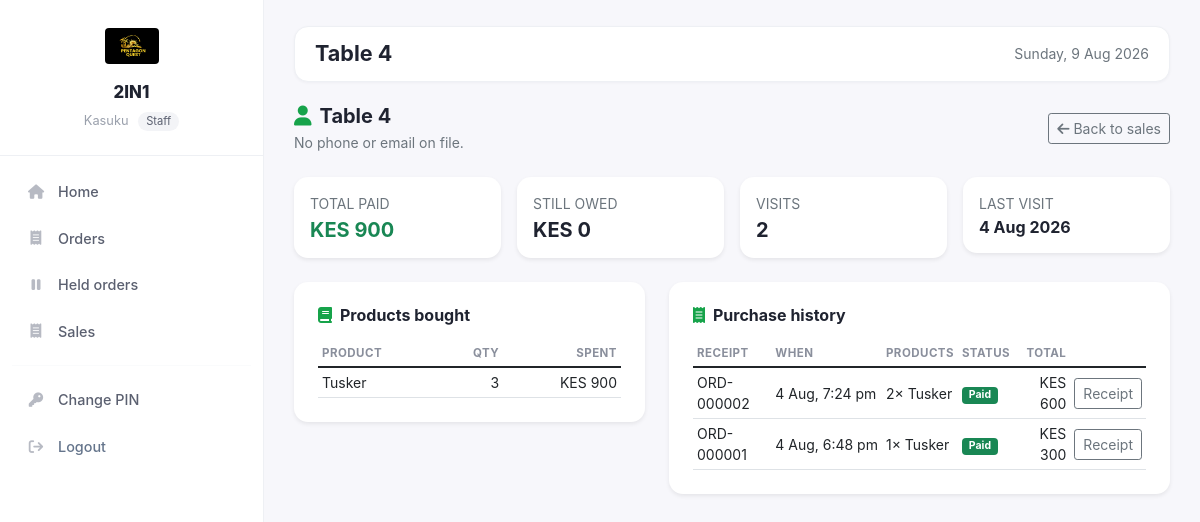
Page /public/super/sales/customer.php?name=Table+4 (signed in) on the committed database.
### tables this page shows
CREATE TABLE `tenants` (
  `id` int NOT NULL AUTO_INCREMENT,
  `name` varchar(150) NOT NULL,
  `slug` varchar(150) NOT NULL,
  `owner_user_id` int DEFAULT NULL,
  `status` enum('active','suspended','cancelled') NOT NULL DEFAULT 'active',
  `logo_path` varchar(255) DEFAULT NULL,
  `currency` varchar(8) NOT NULL DEFAULT 'KES',
  `phone` varchar(30) DEFAULT NULL,
  `address` varchar(255) DEFAULT NULL,
  `receipt_footer` varchar(255) DEFAULT NULL,
  `kra_pin` varchar(20) DEFAULT NULL,
  `created_at` datetime NOT NULL DEFAULT CURRENT_TIMESTAMP,
  `updated_at` datetime NOT NULL DEFAULT CURRENT_TIMESTAMP ON UPDATE CURRENT_TIMESTAMP,
  PRIMARY KEY (`id`),
  UNIQUE KEY `uq_tenant_slug` (`slug`),
  KEY `idx_tenant_status` (`status`)
);

CREATE TABLE `orders` (
  `id` int NOT NULL AUTO_INCREMENT,
  `tenant_id` int NOT NULL,
  `table_name` varchar(120) NOT NULL,
  `channel` enum('walkin','tab') NOT NULL DEFAULT 'tab',
  `opened_by` int NOT NULL,
  `receipt_number` varchar(32) NOT NULL,
  `status` enum('open','paid','void') NOT NULL DEFAULT 'open',
  `subtotal` decimal(12,2) NOT NULL DEFAULT '0.00',
  `total` decimal(12,2) NOT NULL DEFAULT '0.00',
  `payment_method` enum('cash','mpesa','split') DEFAULT NULL,
  `cash_amount` decimal(12,2) DEFAULT NULL,
  `mpesa_amount` decimal(12,2) DEFAULT NULL,
  `amount_tendered` decimal(12,2) DEFAULT NULL,
  `change_due` decimal(12,2) DEFAULT NULL,
  `paid_by` int DEFAULT NULL,
  `paid_at` datetime DEFAULT NULL,
  `created_at` datetime NOT NULL DEFAULT CURRENT_TIMESTAMP,
  `updated_at` datetime NOT NULL DEFAULT CURRENT_TIMESTAMP ON UPDATE CURRENT_TIMESTAMP,
  PRIMARY KEY (`id`),
  UNIQUE KEY `uq_order_receipt` (`tenant_id`,`receipt_number`),
  KEY `idx_order_tenant` (`tenant_id`),
  KEY `idx_order_status` (`tenant_id`,`status`)
);

### public/staff/sales/customer.php (the view, shortened to what the rows shown need)
<?php
require_once __DIR__ . '/../../../app/app.php';
$pdo = Database::pdo();
$SA  = new Models\SaleModel($pdo);
$OR  = new Models\OrderModel($pdo);
$isStaffViewer = TenantContext::role() === 'staff';
$prefix        = $isStaffViewer ? 'staff/' : 'super/';
$name = trim($_GET['name'] ?? '');
$sales = $SA->forCustomer($name, 300);
$orders = $OR->forCustomer($name, 300);
$visits = array_merge($sales, $orders);
usort($visits, fn($a, $b) => strtotime($b['created_at']) <=> strtotime($a['created_at']));
$lastVisit = $visits[0]['created_at'] ?? null;
$itemsBySale  = $SA->itemsForMany(array_column($sales, 'id'));
$itemsByOrder = $OR->itemsForMany(array_column($orders, 'id'));
$productAgg = [];
foreach ($visits as &$v) {
    $items = ($v['source'] === 'order' ? $itemsByOrder : $itemsBySale)[(int) $v['id']] ?? [];
    foreach ($items as $it) {
        if (!isset($productAgg[$it['name']])) { $productAgg[$it['name']] = ['qty' => 0.0, 'total' => 0.0]; }
        $productAgg[$it['name']]['qty']   += $it['qty'];
        $productAgg[$it['name']]['total'] += $it['total'];
    }
}
uasort($productAgg, fn($a, $b) => $b['total'] <=> $a['total']);
?>
<div class="d-flex align-items-center justify-content-between mb-4 flex-wrap gap-2">
  <div>
    <h1 class="h5 fw-bold mb-1"><i class="fas fa-user me-2 text-primary"></i><?php echo htmlspecialchars($name); ?></h1>
  </div>
</div>
<?php if (!$visits): ?>
  <div class="card border-0 shadow-sm" style="border-radius:14px;">
    <div class="card-body p-5 text-center text-muted">
      <i class="fas fa-user-slash fa-2x mb-3 d-block" style="opacity:.25;"></i>
      No purchases found for "<?php echo htmlspecialchars($name); ?>".
    </div>
  </div>
<?php else: ?>
<div class="row g-3 mb-4">
  <div class="col-6 col-md-3">
    <div class="card border-0 shadow-sm" style="border-radius:14px;">
      <div class="card-body p-3">
        <div class="text-muted small text-uppercase fw-semibold">Last visit</div>
        <div class="h6 mb-0 mt-1 fw-bold"><?php echo $lastVisit ? date('j M Y', strtotime($lastVisit)) : '—'; ?></div>
      </div>
    </div>
  </div>
</div>
<div class="row g-4">
  <div class="col-12 col-lg-5">
    <div class="card border-0 shadow-sm" style="border-radius:14px;">
      <div class="card-body p-4">
        <h2 class="h6 fw-bold mb-3"><i class="fas fa-book me-2 text-primary"></i>Products bought</h2>
        <?php if (!$productAgg): ?>
          <div class="text-muted small">No line items recorded.</div>
        <?php else: ?>
          <div class="table-responsive">
            <table class="table table-sm align-middle mb-0">
              <thead><tr class="text-muted small text-uppercase"><th>Product</th><th class="text-end">Qty</th><th class="text-end">Spent</th></tr></thead>
            </table>
          </div>
        <?php endif; ?>
      </div>
    </div>
  </div>
  <div class="col-12 col-lg-7">
    <div class="card border-0 shadow-sm" style="border-radius:14px;">
      <div class="card-body p-4">
        <h2 class="h6 fw-bold mb-3"><i class="fas fa-receipt me-2 text-primary"></i>Purchase history</h2>
        <div class="table-responsive">
          <table class="table table-sm align-middle mb-0">
            <thead><tr class="text-muted small text-uppercase"><th>Receipt</th><th>When</th><th>Products</th><th>Status</th><th class="text-end">Total</th><th></th></tr></thead>
            <tbody>
              <?php foreach ($visits as $v):
                  $isOrder = $v['source'] === 'order';
                  $status = $isOrder ? $v['status'] : ($v['payment_status'] ?? 'paid');
              ?>
              <tr>
                <td class="fw-semibold small"><?php echo htmlspecialchars($v['receipt_number']); ?></td>
                <td class="small text-nowrap"><?php echo date('j M, g:i a', strtotime($v['created_at'])); ?></td>
                <td class="small"><?php echo Models\SaleModel::itemsSummaryHtml($v['items']); ?></td>
                <td class="small">
                  <?php if ($status === 'paid'): ?><span class="badge bg-success">Paid</span>
                  <?php elseif ($status === 'open'): ?><span class="badge bg-warning text-dark">Owes</span>
                  <?php else: ?><span class="badge bg-secondary"><?php echo htmlspecialchars(ucfirst($status)); ?></span>
                  <?php endif; ?>
                </td>
                <td class="text-end fw-semibold small">KES <?php echo number_format((float) $v['total'], 0); ?></td>
                <td class="text-end"><a class="btn btn-sm btn-outline-secondary" href="<?php echo public_url($v['receipt_url']); ?>">Receipt</a></td>
              </tr>
              <?php endforeach; ?>
            </tbody>
          </table>
        </div>
      </div>
    </div>
  </div>
</div>
<?php endif; ?>
<?php
$__layout = TenantContext::role() === 'staff' ? 'staff' : 'tenants';
include __DIR__ . '/../../templates/' . $__layout . '/layout.php';

### app/models/SaleModel.php (shortened to what the rows shown need)
<?php
class SaleModel extends Model
{
    public function __construct(?\PDO $db = null)
    {
        $this->ensureSchema();
    }
    public function forCustomer(string $name, int $limit = 200): array
    {
        $name = trim($name);
        $tid = \TenantContext::tenantId();
        $stmt = $this->db->prepare(
            "SELECT s.*, u.username AS staff_name
               FROM sales s
          LEFT JOIN users u ON u.id = s.staff_id
              WHERE s.tenant_id = ? AND s.status <> 'voided' AND LOWER(TRIM(s.customer_name)) = LOWER(?)
           ORDER BY s.created_at DESC, s.id DESC
              LIMIT " . (int) $limit
        );
        $stmt->execute([$tid, $name]);
        return $stmt->fetchAll();
    }
    public static function itemsSummaryHtml(array $items, int $max = 2): string
    {
        $fmtQty = fn($q) => rtrim(rtrim(number_format((float) $q, 2), '0'), '.');
        $parts = array_map(fn($i) => $fmtQty($i['qty']) . '× ' . $i['name'], $items);
        $shown = array_slice($parts, 0, $max);
        $extra = count($parts) - count($shown);
        $html = htmlspecialchars(implode(', ', $shown));
        return '<span title="' . htmlspecialchars(implode(', ', $parts)) . '">' . $html . '</span>';
    }
    private function ensureSchema(): void
    {
        $this->ensureTable('sales', "
            CREATE TABLE IF NOT EXISTS sales (
                id INT AUTO_INCREMENT PRIMARY KEY,
                tenant_id INT NOT NULL,
                staff_id INT NOT NULL,
                sale_type VARCHAR(20) NULL,
                receipt_number VARCHAR(32) NOT NULL,
                payment_method VARCHAR(20) NOT NULL,
                payment_status VARCHAR(20) NULL,
                total DECIMAL(12,2) NOT NULL DEFAULT 0,
                subtotal DECIMAL(12,2) NOT NULL DEFAULT 0,
                discount_amount DECIMAL(12,2) NOT NULL DEFAULT 0,
                amount_paid DECIMAL(12,2) NOT NULL DEFAULT 0,
                amount_due DECIMAL(12,2) NOT NULL DEFAULT 0,
                amount_given DECIMAL(12,2) NULL,
                change_given DECIMAL(12,2) NULL,
                cash_amount DECIMAL(12,2) NULL,
                mpesa_amount DECIMAL(12,2) NULL,
                customer_name VARCHAR(120) NULL,
                customer_phone VARCHAR(30) NULL,
                customer_email VARCHAR(255) NULL,
                status VARCHAR(20) NOT NULL DEFAULT 'completed',
                created_at DATETIME NOT NULL DEFAULT CURRENT_TIMESTAMP,
                UNIQUE KEY uq_sale_receipt (tenant_id, receipt_number),
                KEY idx_sale_tenant (tenant_id),
                KEY idx_sale_staff (staff_id)
            ) ENGINE=InnoDB DEFAULT CHARSET=utf8mb4
        ");
        $this->ensureTable('sale_items', "
            CREATE TABLE IF NOT EXISTS sale_items (
                id INT AUTO_INCREMENT PRIMARY KEY,
                tenant_id INT NOT NULL,
                sale_id INT NOT NULL,
                product_id INT NULL,
                product_name VARCHAR(160) NOT NULL,
                unit VARCHAR(20) NOT NULL DEFAULT 'piece',
                unit_price DECIMAL(12,2) NOT NULL,
                price_type VARCHAR(20) NULL,
                quantity DECIMAL(12,2) NOT NULL,
                line_total DECIMAL(12,2) NOT NULL,
                created_at DATETIME NOT NULL DEFAULT CURRENT_TIMESTAMP,
                KEY idx_item_sale (sale_id),
                KEY idx_item_tenant (tenant_id)
            ) ENGINE=InnoDB DEFAULT CHARSET=utf8mb4
        ");
        $this->ensureTable('sale_payments', "
            CREATE TABLE IF NOT EXISTS sale_payments (
                id INT AUTO_INCREMENT PRIMARY KEY,
                tenant_id INT NOT NULL,
                sale_id INT NOT NULL,
                staff_id INT NOT NULL,
                amount DECIMAL(12,2) NOT NULL,
                method VARCHAR(20) NOT NULL,
                note VARCHAR(255) NULL,
                created_at DATETIME NOT NULL DEFAULT CURRENT_TIMESTAMP,
                KEY idx_payment_sale (sale_id),
                KEY idx_payment_tenant (tenant_id)
            ) ENGINE=InnoDB DEFAULT CHARSET=utf8mb4
        ");
        $this->ensureColumn('sales', 'sale_type', "ALTER TABLE sales ADD COLUMN sale_type VARCHAR(20) NULL AFTER staff_id");
        $this->ensureColumn('sales', 'payment_status', "ALTER TABLE sales ADD COLUMN payment_status VARCHAR(20) NULL AFTER payment_method");
        $this->ensureColumn('sales', 'subtotal', "ALTER TABLE sales ADD COLUMN subtotal DECIMAL(12,2) NOT NULL DEFAULT 0 AFTER total");
        $this->ensureColumn('sales', 'discount_amount', "ALTER TABLE sales ADD COLUMN discount_amount DECIMAL(12,2) NOT NULL DEFAULT 0 AFTER subtotal");
        $this->ensureColumn('sales', 'amount_paid', "ALTER TABLE sales ADD COLUMN amount_paid DECIMAL(12,2) NOT NULL DEFAULT 0 AFTER discount_amount");
        $this->ensureColumn('sales', 'amount_due', "ALTER TABLE sales ADD COLUMN amount_due DECIMAL(12,2) NOT NULL DEFAULT 0 AFTER amount_paid");
        $this->ensureColumn('sales', 'cash_amount', "ALTER TABLE sales ADD COLUMN cash_amount DECIMAL(12,2) NULL AFTER change_given");
        $this->ensureColumn('sales', 'mpesa_amount', "ALTER TABLE sales ADD COLUMN mpesa_amount DECIMAL(12,2) NULL AFTER cash_amount");
        $this->ensureColumn('sale_items', 'price_type', "ALTER TABLE sale_items ADD COLUMN price_type VARCHAR(20) NULL AFTER unit_price");
    }
    private function ensureTable(string $table, string $sql): void
    {
        try {
            $this->db->query("SELECT 1 FROM `{$table}` LIMIT 1");
        } catch (\PDOException $e) {
            try { $this->db->exec($sql); } catch (\PDOException $ignored) {}
        }
    }
    private function ensureColumn(string $table, string $column, string $sql): void
    {
        if ($this->columnExists($table, $column)) {
            return;
        }
    }
    private function columnExists(string $table, string $column): bool
    {
        try {
            $stmt = $this->db->prepare("SELECT COUNT(*) FROM information_schema.columns WHERE table_schema = DATABASE() AND table_name = ? AND column_name = ?");
            $stmt->execute([$table, $column]);
            return (int) $stmt->fetchColumn() > 0;
        } catch (\PDOException $ignored) {
            return false;
        }
    }
}

### public/components/staff/sidebar.php (shortened to what the rows shown need)
<?php
require_once __DIR__ . '/../../../app/helpers/PathConfig.php';
$__tenant   = $__tenant ?? null;
$shopName   = $__tenant['name'] ?? 'My Shop';
$logo = Branding::tenantLogo($__tenant);
$username   = $_SESSION['username'] ?? 'User';
?>
<aside class="t-sidebar" id="tSidebar">
    <div class="t-brand">
        <img class="t-logo" src="<?php echo htmlspecialchars($logo); ?>" alt="<?php echo htmlspecialchars($shopName); ?>">
        <div class="t-shop"><?php echo htmlspecialchars($shopName); ?></div>
        <div class="t-user">
            <?php echo htmlspecialchars($username); ?>
            <span class="t-role">Staff</span>
        </div>
    </div>
</aside>

### rows in the picture
tenants: logo_path (picture), name "2IN1"
orders: created_at "4 Aug 2026", receipt_number "ORD-000002", created_at "4 Aug, 7:24 pm", html "2× Tusker", status "Paid", total "600"
orders: receipt_number "ORD-000001", created_at "4 Aug, 6:48 pm", html "1× Tusker", status "Paid", total "300"

### other values in the picture
$username "Kasuku"
$page_title "Table 4"
$name "Table 4"
$paidTotal "900"
$owedTotal "0"
$visitCount "2"
$pname "Tusker"
$qtyLabel "3"
$agg['total'] "900"
